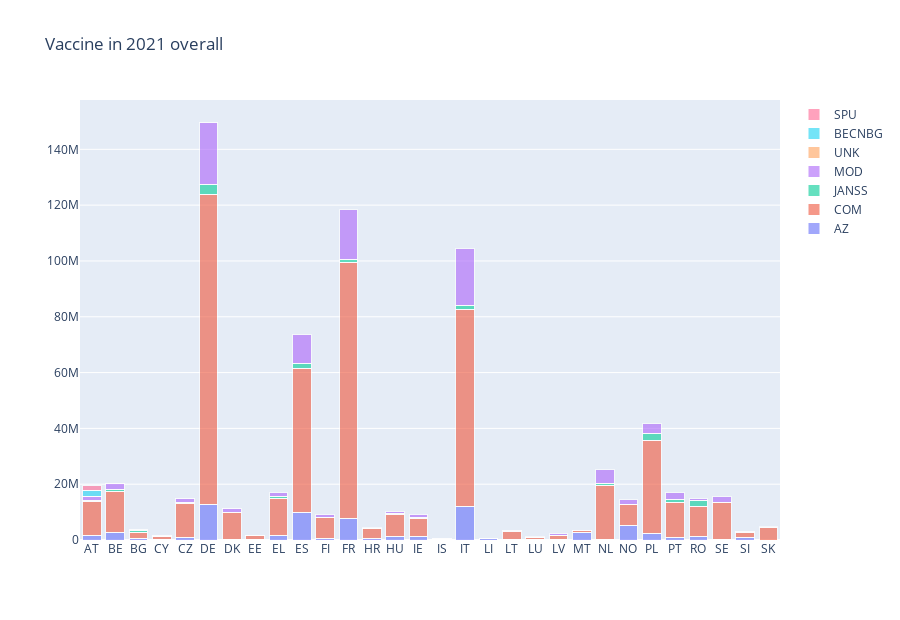

The code cell stored with this chart in its notebook:
### Markdown cell above
## BAR CHART

### Code cell
# Create a list of all the tyoe of vaccine 
vaccineTypes = ['AZ', 'COM', 'JANSS', 'MOD', 'UNK', 'BECNBG', 'SPU']


# _____________________________________CREATE BAR CHART ____________________________________________________________________________________________________________________________________________________

overallVaccine_BarChart_2021 = go.Figure(data=[ 
    go.Bar(name=vaccine, x=data_covid19_ecdc_2021['ReportingCountry'].unique(), y=data_covid19_ecdc_2021[data_covid19_ecdc_2021['Vaccine']==vaccine]['TotDoses'] )for vaccine in vaccineTypes
])

overallVaccine_BarChart_2021.update_traces(marker_line_color='white',
                  marker_line_width=1, 
                  opacity=0.6,) 

overallVaccine_BarChart_2021.update_layout(
                barmode='stack',
                height = 620,
                title_text='Vaccine in 2021 overall',
               )

# ________________________________________________________________________________________________________________________________________________________________________________________

#Storing the chart for Dashboard
#%store overallVaccine_BarChart_2021

### Figure 1 — Plotly figure (JSON) as saved in the notebook; plotly's stock layout.template omitted (floating-point values rounded to 4 significant figures)
{"data": [{"marker": {"line": {"color": "white", "width": 1}}, "name": "AZ", "opacity": 0.6, "type": "bar", "x": ["AT", "BE", "BG", "CY", "CZ", "DE", "DK", "EE", "EL", "ES", "FI", "FR", "HR", "HU", "IE", "IS", "IT", "LI", "LT", "LU", "LV", "MT", "NL", "NO", "PL", "PT", "RO", "SE", "SI", "SK"], "y": [1582771, 2842678, 478451, 254490, 885489, 12743071, 154967, 234535, 1548942, 9794631, 553832, 7827963, 566072, 1251605, 1197645, 115473, 11974865, 536242, 105262, 259676, 227393, 2800752, 146655, 5288514, 2231642, 852250, 1334925, 327025, 842121]}, {"marker": {"line": {"color": "white", "width": 1}}, "name": "COM", "opacity": 0.6, "type": "bar", "x": ["AT", "BE", "BG", "CY", "CZ", "DE", "DK", "EE", "EL", "ES", "FI", "FR", "HR", "HU", "IE", "IS", "IT", "LI", "LT", "LU", "LV", "MT", "NL", "NO", "PL", "PT", "RO", "SE", "SI", "SK"], "y": [12222806, 14691457, 2302920, 1073686, 12185014, 110914191, 9559735, 1251947, 13428613, 51624072, 7450536, 91656388, 3451024, 7794058, 6627936, 400174, 70548912, 19092, 2841920, 644530, 1259181, 587866, 19333771, 7354716, 33493512, 12671273, 10850970, 12941404, 1985111, 4365285]}, {"marker": {"line": {"color": "white", "width": 1}}, "name": "JANSS", "opacity": 0.6, "type": "bar", "x": ["AT", "BE", "BG", "CY", "CZ", "DE", "DK", "EE", "EL", "ES", "FI", "FR", "HR", "HU", "IE", "IS", "IT", "LI", "LT", "LU", "LV", "MT", "NL", "NO", "PL", "PT", "RO", "SE", "SI", "SK"], "y": [354848, 414005, 465744, 26334, 405394, 3580634, 46882, 74698, 664002, 1981138, 0, 1062060, 188556, 306384, 237635, 54182, 1478138, 214, 281503, 40947, 263030, 31778, 867074, 6405, 2527742, 1129550, 1939988, 136346, 166913]}, {"marker": {"line": {"color": "white", "width": 1}}, "name": "MOD", "opacity": 0.6, "type": "bar", "x": ["AT", "BE", "BG", "CY", "CZ", "DE", "DK", "EE", "EL", "ES", "FI", "FR", "HR", "HU", "IE", "IS", "IT", "LI", "LT", "LU", "LV", "MT", "NL", "NO", "PL", "PT", "RO", "SE", "SI", "SK"], "y": [1469044, 2317314, 413494, 135203, 1322258, 22556371, 1499143, 193338, 1344047, 10261515, 1127409, 17976870, 453831, 978843, 1026493, 90908, 20556509, 41305, 300817, 191938, 544988, 157390, 4964417, 1819916, 3371446, 2508938, 908769, 2346118, 226030, 608333]}, {"marker": {"line": {"color": "white", "width": 1}}, "name": "UNK", "opacity": 0.6, "type": "bar", "x": ["AT", "BE", "BG", "CY", "CZ", "DE", "DK", "EE", "EL", "ES", "FI", "FR", "HR", "HU", "IE", "IS", "IT", "LI", "LT", "LU", "LV", "MT", "NL", "NO", "PL", "PT", "RO", "SE", "SI", "SK"], "y": [3435, 17, 0, 4821, 14755, 0, 0, 2176]}, {"marker": {"line": {"color": "white", "width": 1}}, "name": "BECNBG", "opacity": 0.6, "type": "bar", "x": ["AT", "BE", "BG", "CY", "CZ", "DE", "DK", "EE", "EL", "ES", "FI", "FR", "HR", "HU", "IE", "IS", "IT", "LI", "LT", "LU", "LV", "MT", "NL", "NO", "PL", "PT", "RO", "SE", "SI", "SK"], "y": [2239144]}, {"marker": {"line": {"color": "white", "width": 1}}, "name": "SPU", "opacity": 0.6, "type": "bar", "x": ["AT", "BE", "BG", "CY", "CZ", "DE", "DK", "EE", "EL", "ES", "FI", "FR", "HR", "HU", "IE", "IS", "IT", "LI", "LT", "LU", "LV", "MT", "NL", "NO", "PL", "PT", "RO", "SE", "SI", "SK"], "y": [1807392, 37688]}], "layout": {"barmode": "stack", "height": 620, "title": {"text": "Vaccine in 2021 overall"}}}
